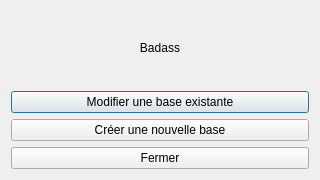
<?xml version="1.0" encoding="UTF-8"?>
<ui version="4.0">
 <class>Dialog</class>
 <widget class="QDialog" name="Dialog">
  <property name="geometry">
   <rect>
    <x>0</x>
    <y>0</y>
    <width>320</width>
    <height>180</height>
   </rect>
  </property>
  <property name="sizePolicy">
   <sizepolicy hsizetype="Fixed" vsizetype="Fixed">
    <horstretch>0</horstretch>
    <verstretch>0</verstretch>
   </sizepolicy>
  </property>
  <property name="windowTitle">
   <string>Dialog</string>
  </property>
  <layout class="QVBoxLayout" name="verticalLayout">
   <item>
    <widget class="QLabel" name="logoFull">
     <property name="text">
      <string>Badass</string>
     </property>
     <property name="alignment">
      <set>Qt::AlignCenter</set>
     </property>
    </widget>
   </item>
   <item>
    <layout class="QHBoxLayout" name="horizontalLayout">
     <item>
      <layout class="QVBoxLayout" name="verticalLayout_2">
       <item>
        <widget class="QPushButton" name="modifyBut">
         <property name="sizePolicy">
          <sizepolicy hsizetype="Minimum" vsizetype="Fixed">
           <horstretch>0</horstretch>
           <verstretch>0</verstretch>
          </sizepolicy>
         </property>
         <property name="text">
          <string>Modifier une base existante</string>
         </property>
        </widget>
       </item>
       <item>
        <widget class="QPushButton" name="createBut">
         <property name="text">
          <string>Créer une nouvelle base</string>
         </property>
        </widget>
       </item>
       <item>
        <widget class="QPushButton" name="closeBut">
         <property name="text">
          <string>Fermer</string>
         </property>
        </widget>
       </item>
      </layout>
     </item>
    </layout>
   </item>
  </layout>
 </widget>
 <resources/>
 <connections/>
</ui>
